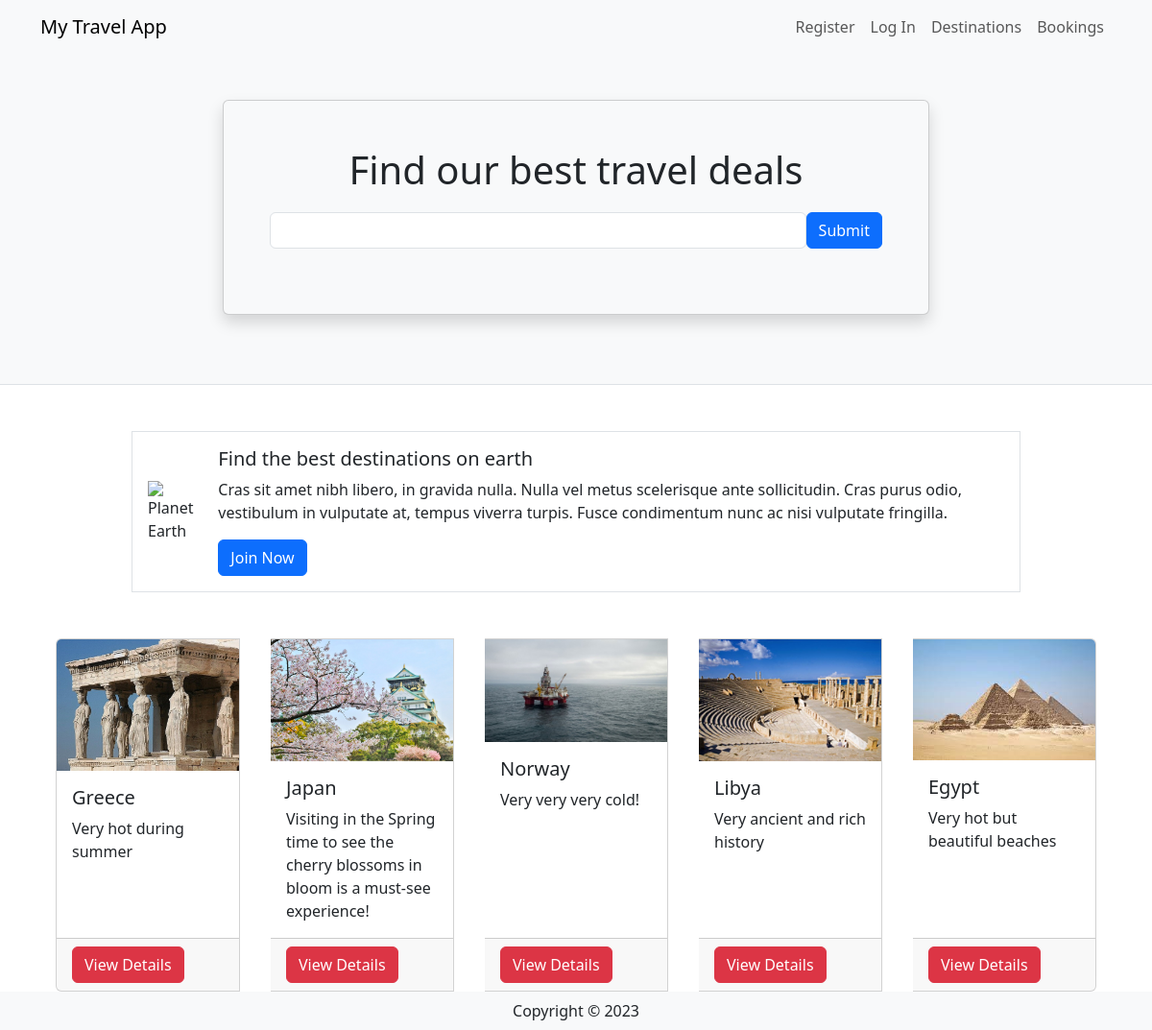
The page / on the database its author committed.
### travel/models.py (models this page shows, shortened)
class Destination(db.Model):
    __tablename__ = 'destinations'
    id = db.Column(db.Integer, primary_key=True)
    name = db.Column(db.String(80))
    description = db.Column(db.String(200))
    image = db.Column(db.String(400))
    currency = db.Column(db.String(3))
    comments = db.relationship('Comment', backref='destination')

### travel/views.py (the view)
@mainbp.route('/')
def index():
    destinations = db.session.scalars(db.select(Destination)).all()
    return render_template('index.html', destinations=destinations)

### travel/templates/index.html
{% extends 'base.html' %}
{% block header %}
      <div class="container">
         <div class="row justify-content-center mt-5 pb-4">
            <div class="col-md-8">
               <div class="card shadow p-5 mb-5 bg-light">
                  <h1 class="text-center mb-3">Find our best travel deals</h1>
                  <form class="form-inline d-flex flex-nowrap" action="{{url_for('main.search')}}" >
                     <input type="text" name="search" class="form-control flex-grow-1 my-1 mr-sm-2" id="SearchForm">
                     <button type="submit" class="flex-shrink-1 btn btn-primary my-1">Submit</button>
                   </form>
               </div>
            </div>
         </div>
      </div>
{% endblock %}
{% block content %}
      <div class="container">
         <div class="row mt-5 mb-5 justify-content-center">
            <div class="col-md-10">
               <div class="media border p-3 d-flex justify-content-start">
                  <img class="align-self-center me-3" style="max-width:120px"
                     src="https://upload.wikimedia.org/wikipedia/commons/thumb/2/22/Earth_Western_Hemisphere_transparent_background.png/600px-Earth_Western_Hemisphere_transparent_background.png"
                     alt="Planet Earth">
                  <div class="align-self-center media-body">
                     <h5 class="mt-0">Find the best destinations on earth</h5>
                     <p class="d-none d-sm-block">Cras sit amet nibh libero, in gravida nulla. Nulla vel metus
                        scelerisque ante sollicitudin. Cras purus odio, vestibulum in vulputate at, tempus viverra
                        turpis. Fusce condimentum nunc ac nisi vulputate fringilla.</p>
                     <a href="#" class="btn btn-primary">Join Now</a>
                  </div>
               </div>
            </div>
         </div>
         <div class="card-group">
            {% for destination in destinations %}
            <div class="card mx-3">
               <img class="card-img-top"
                  src="{{ destination.image }}" alt="destination picture">
               <div class="card-body">
                  <h5 class="card-title">{{ destination.name }}</h5>
                  <p class="card-text">{{ destination.description }}</p>
               </div>
               <div class="card-footer"><a href="{{ url_for('destination.show', id=destination.id) }}" class ="btn btn-danger"> View Details </a></div>
            </div>
            {% endfor %}
         </div>
      </div>
{% endblock %}

### travel/templates/base.html (shortened to what this page needs)
<html>
<head>
   <link href="https://cdn.jsdelivr.net/npm/bootstrap@5.3.2/dist/css/bootstrap.min.css" rel="stylesheet">
</head>
<body>
   <header class="bg-light border-bottom">
      <nav class="navbar navbar-expand-lg navbar-light bg-light">
         <div class="container">
            <a href="/" class="navbar-brand">My Travel App</a>
            <div class="collapse navbar-collapse justify-content-end" id="navbarSupportedContent">
               <div class="navbar-nav ml-auto">
                  {% if current_user.is_authenticated %}
                     <a class="nav-item nav-link disabled text-muted" href="#">Welcome {{current_user.name}}</a>
                     <a class="nav-item nav-link" href="{{ url_for('auth.logout') }}">Log Out</a>
                  {% else %}
                     <a class="nav-item nav-link" href="{{ url_for('auth.register') }}">Register</a>
                     <a class="nav-item nav-link" href="{{ url_for('auth.login') }}">Log In</a>
                  {% endif %}
                  <a class="nav-item nav-link" href="{{ url_for('destination.create') }}">Destinations</a>
                  <a class="nav-item nav-link" href="#">Bookings</a>
               </div>
            </div>
         </div>
      </nav>
      {% block header %}
      {% endblock %}
   </header>
   {% block content %}
   {% endblock %}
    <footer class="footer">
        <div class="text-center py-2 bg-light">
            <span class="text-dark">Copyright &copy; {{ year }}</span>
        </div>
    </footer>
   </body>
</html>

### rows shown on the page
Destination: image (picture), name "Greece", description "Very hot during summer"
Destination: image (picture), name "Japan", description "Visiting in the Spring time to see the cherry blossoms in bloom is a must-see experience!"
Destination: image (picture), name "Norway", description "Very very very cold!"
Destination: image (picture), name "Libya", description "Very ancient and rich history"
Destination: image (picture), name "Egypt", description "Very hot but beautiful beaches"
